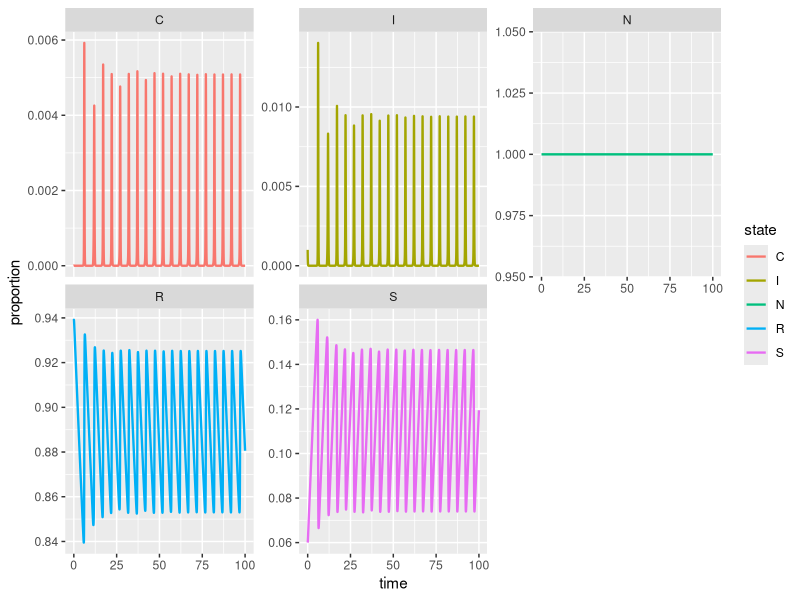

Here is the R script that generated this plot: (Note: this script raises an error after producing the figure.)
library(dplyr)
library(tidyr)
library(magrittr)
library(deSolve)
library(zoo)
library(ggplot2)

# differential equation system
seasonal.sir.model <- function (t, x, params) {
  with(
    as.list(c(x,params)),
    {
      
      # Seasonality in transmission 
      
      beta <- R0*gamma*(1+beta1*cos(2*pi*t))
      
      rho <- pgamma(t, rate = 0.25, shape = k)
      
      # compartments 
      dS <- mu*(1-S)-beta*S*I
      dI <- beta*S*I-(mu+gamma)*I
      dR <- gamma*I-mu*R
      
      dC <- gamma*I*rho
      
      dx <- c(dS,dI,dR, dC)
    list(dx) 
    }
  )
}


# setting up the equations 
times <- seq(0,100,by=1/52) #times at which to obtain solution
params <- c(mu=1/50,R0 = 9,beta1=0.1,gamma=365/13,k=1) #parameters
init <- c(S=0.06,I=0.001,R=0.939, C=0)

result <- (
  lsoda(y = init, times = times, 
        func = seasonal.sir.model, 
        parms = params,
        rtol=1e-12,hmax=1/120) %>%    
  as_tibble()
)


data_to_plot <- (
  result %>%    
    mutate(
      N = (S+I+R) %>% round(),
      C = diff(as.zoo(C), lag =1, na.pad=TRUE)) %>%  
    mutate_all(list(as.numeric)) %>% 
    replace_na(replace = list(C=0)) %>% 
    mutate_at(1:ncol(.), as.numeric) %>%   
    pivot_longer(!time, names_to = "state", values_to = "proportion")
)


data_to_plot %>% 
  ggplot(aes(x = time, y = proportion, colour = state)) +
  geom_line(size = 0.8) +
  facet_wrap(.~state, scales = "free_y")
  




# Now define the parameters of your gamma distribution
shape = 15
rate = 0.3
# Now calculate points on the cdf
cdf = pgamma(x, shape, rate)
# Shown plotted here
plot(x,cdf, type = "l")

gamma_data <- (
  expand.grid(
    x = seq(0, 100, by = 0.5),
    shape = seq(0, 40, by = 0.05),
    rate = 0.25
    ) %>% 
  tibble()
  )


gamma_data <- (
  gamma_data %>% 
    mutate(gamma_cdf = pgamma(x, shape, rate))
) 

python_colour_pallate <- c(
  '#1f77b4', '#ff7f0e', '#2ca02c', 
  '#d62728', '#9467bd', '#8c564b', '#e377c2',
  '#7f7f7f', '#bcbd22', '#17becf'
  )

# gamma_data %>% 
#   filter(shape %in% c(0.25, 0.5, 0.75, 1, 5, 10, 15, 20)) %>% 
#   ggplot(aes(x = x, y = gamma_cdf, colour = rate, group = rate))+
#   geom_line(size = 0.8)+
#   facet_wrap(.~shape, scales = "free_y")+
#   scale_color_gradient(low = '#1f77b4', high = '#7f7f7f')+
#   theme_bw()


gamma_data %>% 
  filter(rate %in% c(0.25, 0.5, 0.75, 1, 5, 10, 15, 20)) %>% 
  ggplot(aes(x = x, y = gamma_cdf, colour = shape, group = shape))+
  geom_line()+
  facet_wrap(.~rate, scales = "free_y")+
  scale_color_gradient(high = '#7f7f7f', low = '#ff7f0e')+
  theme_bw()




# emax function how flxible is it

saturating_function <- function(t, x, max, t_half) {
  
  (max*t^x)/(t_half^x+t^x)
  
}



saturating_fn_data <- 
  tibble(
    t = times
  ) %>%  
  mutate(
    effect = saturating_function(t = t, x = 20,  max = 1, t_half=50)
  )

saturating_fn_data %>% 
  ggplot(aes(x = t, y = effect))+
  geom_line()












  
